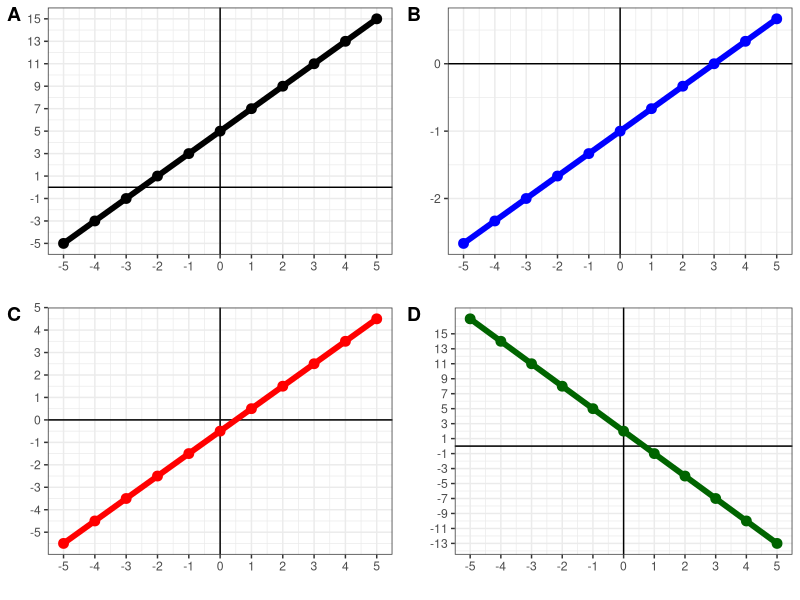
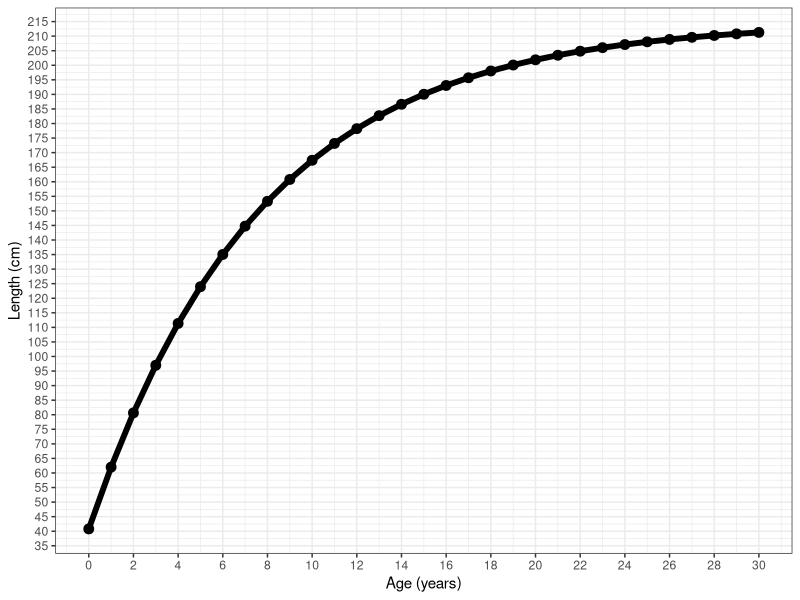

Generate these figures, in order, with R:
## ---- chunk 1
knitr::opts_chunk$set(echo = TRUE,message=FALSE,warning=FALSE)

library(tidyverse)
## ---- chunk 2
#| code-fold: true
#| code-summary: "Show the code"

x=seq(-5,5)

y=2*x+5

w=(1/3)*x-1

z=x-0.5

u=-3*x+2

p1<-ggplot()+
  geom_hline(yintercept=0)+
  geom_vline(xintercept = 0)+
  geom_point(aes(x=x,y=y),size=3,color="black")+
  geom_line(aes(x=x,y=y),size=2,color="black")+
  theme_bw()+
  theme(axis.line = element_blank())+
  scale_y_continuous(breaks=seq(-5,15,2))+
  scale_x_continuous(breaks=seq(-5,5,by=1))+
  labs(x="",y="")

p2<-ggplot()+
  geom_hline(yintercept=0)+
  geom_vline(xintercept = 0)+
  geom_point(aes(x=x,y=w),size=3,color="blue")+
  geom_line(aes(x=x,y=w),size=2,color="blue")+
  theme_bw()+
  theme(axis.line = element_blank())+
  scale_y_continuous(breaks=seq(-3,3,1))+
  scale_x_continuous(breaks=seq(-5,5,by=1))+
  labs(x="",y="")

p3<-ggplot()+
  geom_hline(yintercept=0)+
  geom_vline(xintercept = 0)+
  geom_point(aes(x=x,y=z),size=3,color="red")+
  geom_line(aes(x=x,y=z),size=2,color="red")+
  theme_bw()+
  theme(axis.line = element_blank())+
  scale_y_continuous(breaks=seq(-5,5,1))+
  scale_x_continuous(breaks=seq(-5,5,by=1))+
  labs(x="",y="")

p4<-ggplot()+
  geom_hline(yintercept=0)+
  geom_vline(xintercept = 0)+
  geom_point(aes(x=x,y=u),size=3,color="darkgreen")+
  geom_line(aes(x=x,y=u),size=2,color="darkgreen")+
  theme_bw()+
  theme(axis.line = element_blank())+
  scale_y_continuous(breaks=seq(-15,15,2))+
  scale_x_continuous(breaks=seq(-5,5,by=1))+
  labs(x="",y="")

cowplot::plot_grid(p1,p2,p3,p4,labels=c("A","B","C","D"))

## ---- chunk 3
#| code-fold: true
#| code-summary: "Show the code"

vb<-function(a,l,k,t0){
  l*(1-exp(-k*(a-t0)))
}

x=seq(0,30)

length=vb(x,214.8,.13,-1.62)

p1<-ggplot()+
  geom_point(aes(x=x,y=length),color="black",size=3)+
  geom_line(aes(x=x,y=length),color="black",size=2)+
  theme_bw()+
  scale_y_continuous(breaks=seq(35,215,5))+
  scale_x_continuous(breaks=seq(0,32,by=2))+
  labs(x="Age (years)",y="Length (cm)")

p1
